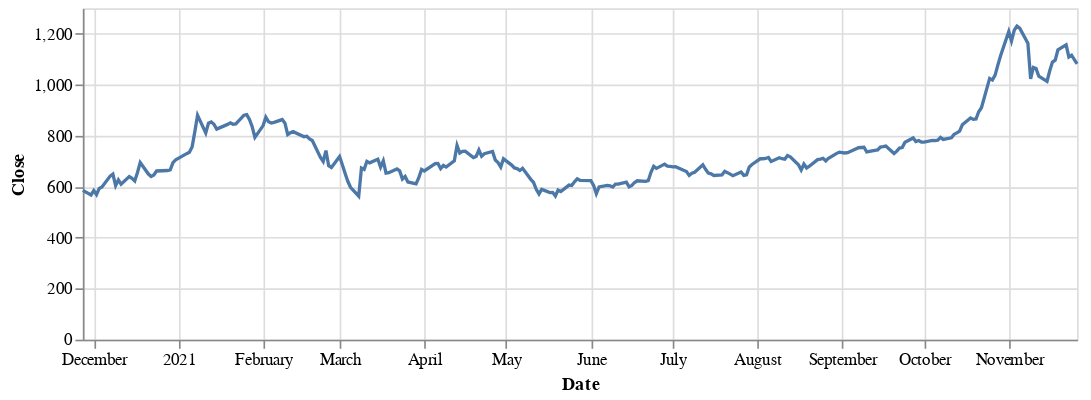

Notebook source saved alongside this figure:
### Code cell
tslaPrice

### Figure 1 — Vega-Lite specification as saved in the notebook (floating-point values rounded to 4 significant figures; data arrays with more than 128 entries replaced by an {"elided": "..."} marker saying what was removed)
{"config": {"view": {"continuousWidth": 400, "continuousHeight": 300}}, "data": {"name": "data-8f730b0fa3adb3721775a86bc220dbd5"}, "mark": "line", "encoding": {"tooltip": [{"type": "temporal", "field": "Date"}, {"type": "quantitative", "field": "Open"}, {"type": "quantitative", "field": "Close"}, {"type": "quantitative", "field": "High"}, {"type": "quantitative", "field": "Low"}, {"type": "quantitative", "field": "Volume"}], "x": {"type": "temporal", "field": "Date"}, "y": {"type": "quantitative", "field": "Close"}}, "height": 200, "width": 600, "$schema": "https://vega.github.io/schema/vega-lite/v4.8.1.json", "datasets": {"data-8f730b0fa3adb3721775a86bc220dbd5": {"elided": "252 records"}}}
